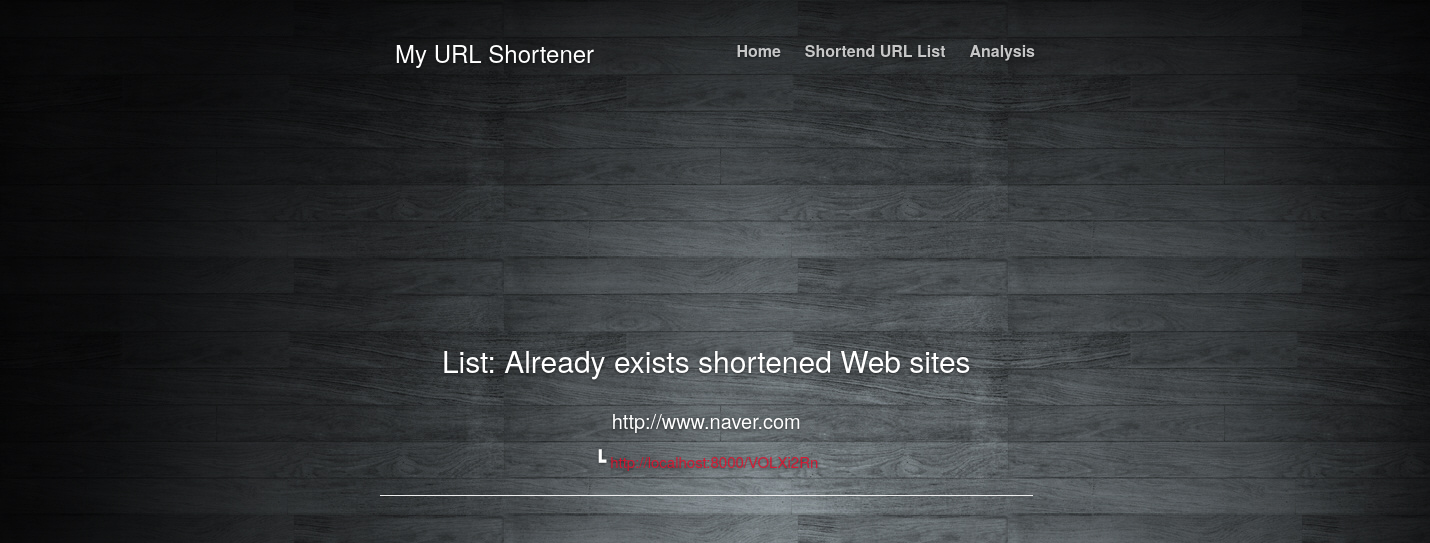
The page /list/ on the database as committed earlier.
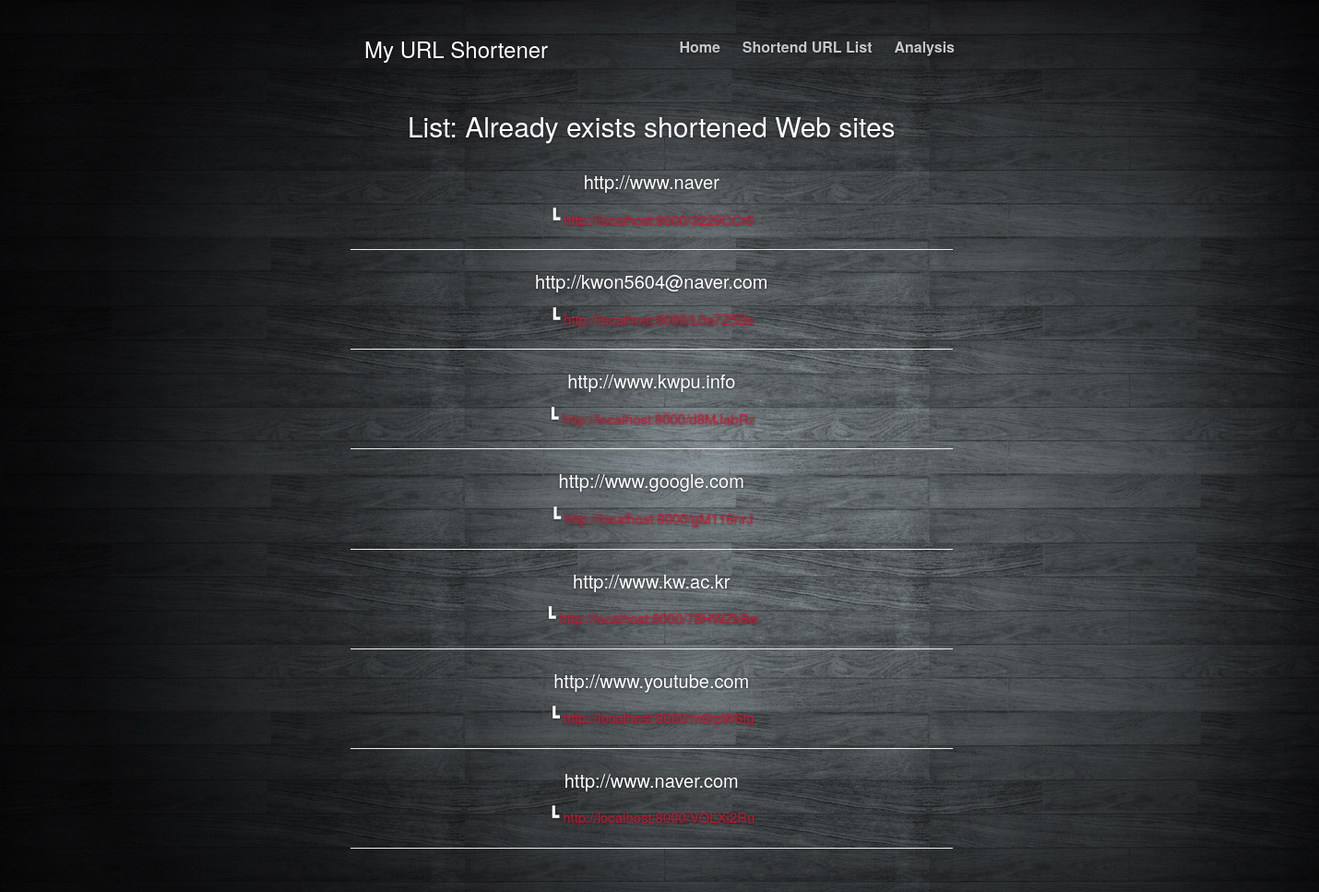
The same page on the database as committed later.
### shortener/models.py (models this page shows, shortened)
class ShortenURL(models.Model):
    origin_url = models.CharField(max_length=200, unique=True, validators=[validate_url, validate_first_essential_part])
    additional_url = models.CharField(max_length=8)
    created_at = models.DateTimeField(auto_now_add=True)
    updated_at = models.DateTimeField(auto_now=True)
    is_public = models.BooleanField(default=True)
    def get_origin_url(self):
        from django.core.urlresolvers import reverse
        return reverse('shortener:redirect', kwargs={'additional_url': self.additional_url})

### shortener/templates/shortener/shortenurl_list.html (shortened to what this page needs)
{% extends "shortener/base.html"%} {% block content %}
<div style='padding-top:100px;' class='container'>
    <div class="row">
        <div class="col-sm-7" url-endpoint='{% url "shortener:api-data" %}'>
            <h2>List: Already exists shortened Web sites</h1>
                <br> {% for url in object_list%}
                <p style="font-size:20px;">
                    <a href="{% url 'shortener:detail' url.additional_url %}">{{url.origin_url}}</a>
                </p>
                <span style="font-size:20px;">┗</span>
                <a id="shorten_url" href="{{ url.get_origin_url }}">http://localhost:8000/{{url.additional_url}}</a>
                <hr> {% endfor %}
        </div>
    </div>
</div>
{% endblock content %}

### shortener/templates/shortener/base.html (shortened to what this page needs)
{% load staticfiles %}
<!DOCTYPE html>
<html lang="en">
<head>
    <link rel="stylesheet" href="{% static 'css/font-awesome.min.css' %}">
    <link href="{% static 'css/bootstrap.min.css' %}" rel="stylesheet">
    <link href="{% static 'css/cover.css' %}" rel="stylesheet">
    <link href="{% static 'css/input.css' %}" rel="stylesheet">
</head>
<body>
    <div class="site-wrapper">
        <div class="site-wrapper-inner">
            <div class="cover-container">
                <div class="masthead clearfix">
                    <div class="inner">
                        <a href="{% url 'shortener:home' %}">
                            <h3 class="masthead-brand">My URL Shortener</h3>
                        </a>
                        <nav>
                            <ul class="nav masthead-nav">
                                <li>
                                    <a href="{% url 'shortener:home' %}">Home</a>
                                </li>
                                <li>
                                    <a href="{% url 'shortener:url_list' %}">Shortend URL List</a>
                                </li>
                                <li>
                                    <a href="{% url 'shortener:analysis' %}">Analysis</a>
                                </li>
                            </ul>
                        </nav>
                    </div>
                </div>
                {% block content %} {% endblock content %}
                <br>
                <br>
                <br>
            </div>
        </div>
    </div>
</body>
</html>

### shortener/static/css/cover.css (style rules this page uses)
a, a:focus, a:hover { color: #fff; }
html, body { height: 100%; background-image: url("../images/background.jpg") }
body { color: #fff; text-align: center; text-shadow: 0 1px 3px rgba(0,0,0,.5); }
.site-wrapper { display: table; width: 100%; height: 100%; min-height: 100%; -webkit-box-shadow: inset 0 0 100px rgba(0,0,0,.5); box-shadow: inset 0 0 100px rgba(0,0,0,.5); }
.site-wrapper-inner { display: table-cell; vertical-align: top; }
.cover-container { margin-right: auto; margin-left: auto; }
.inner { padding: 30px; }
.masthead-brand { margin-top: 10px; margin-bottom: 10px; }
.masthead-nav > li { display: inline-block; }
.masthead-nav > li + li { margin-left: 20px; }
.masthead-nav > li > a { padding-right: 0; padding-left: 0; font-size: 16px; font-weight: bold; color: #fff; color: rgba(255,255,255,.75); border-bottom: 2px solid transparent; }
@media (min-width: 768px) { .masthead-brand { float: left; } }
@media (min-width: 768px) { .masthead-nav { float: right; } }
@media (min-width: 768px) { .masthead { position: fixed; top: 0; } }
@media (min-width: 768px) { .site-wrapper-inner { vertical-align: middle; } }
@media (min-width: 768px) { .masthead, .mastfoot, .cover-container { width: 100%; } }
@media (min-width: 992px) { .masthead, .mastfoot, .cover-container { width: 700px; } }

### shortener/static/css/input.css (style rules this page uses)
a, area, button, [role="button"], input:not([type="range"]), label, select, summary, textarea { -ms-touch-action: manipulation; touch-action: manipulation; }
#shorten_url { color:rgba(238, 12, 42, 0.822); font-size:15px; }

Rows that differ between the two databases and show on the page:
added ShortenURL: origin_url "http://www.naver", additional_url "3229CCr6"
added ShortenURL: origin_url "http://kwon5604@naver.com", additional_url "L0a7Z5Bs"
added ShortenURL: origin_url "http://www.kwpu.info", additional_url "d8MJabRz"
added ShortenURL: origin_url "http://www.google.com", additional_url "gM116nrJ"
added ShortenURL: origin_url "http://www.kw.ac.kr", additional_url "78HWZk8w"
added ShortenURL: origin_url "http://www.youtube.com", additional_url "m6rpW6fg"
